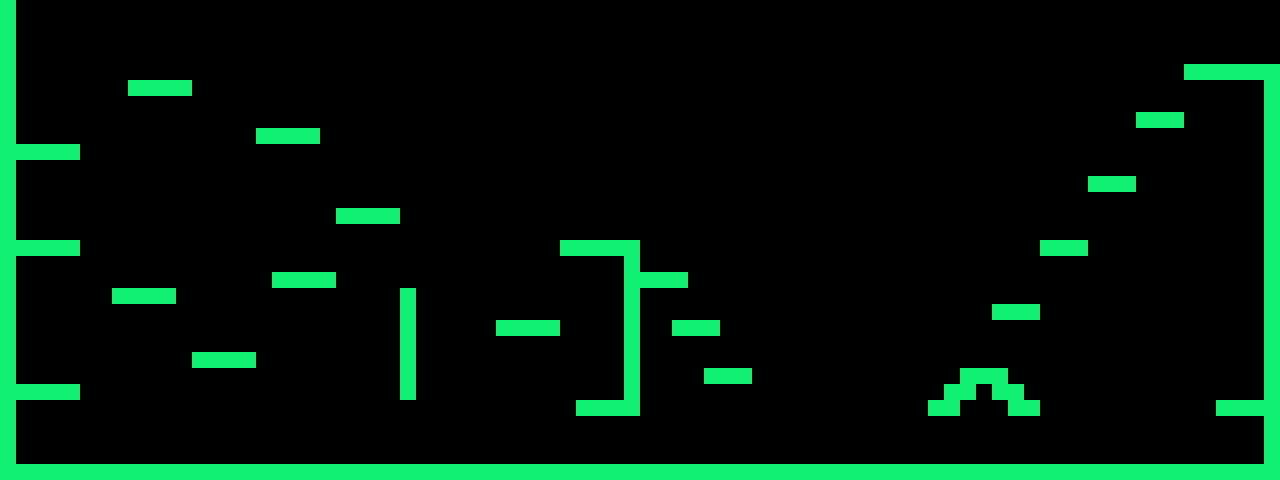

This is a level from a 2D game, rendered from its Tiled map with the project's own tilesets. A one-line summary and the map file follow, with tile-layer data summarised:
An orthogonal 80x30 tile map with 16x16 px tiles, 1 tile layer (platforms), 1 hidden layer not drawn.

<map version="1.0" orientation="orthogonal" width="80" height="30" tilewidth="16" tileheight="16">
 <tileset firstgid="1" name="Blocks" tilewidth="16" tileheight="16">
  <image source="block2.PNG" width="32" height="16" />
 </tileset>
 <layer name="bg" width="80" height="30" visible="0">
  <data>[2400 cells, 1200 non-empty, 1 distinct tile ids]</data>
 </layer>
 <layer name="platforms" width="80" height="30">
  <data>[2400 cells, 239 non-empty, 1 distinct tile ids]</data>
 </layer>
</map>